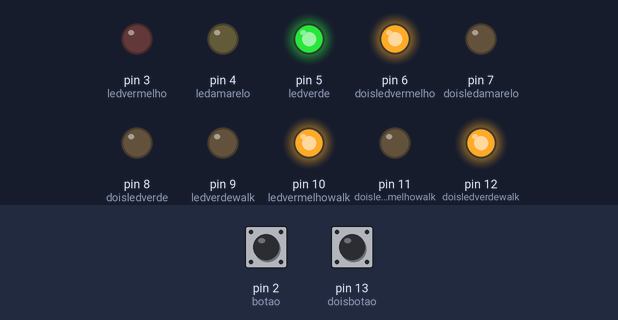
Simulated run of this sketch. Board: Arduino Uno, built with avr-gcc and run on an emulated ATmega328P. On the bench: output pins drawn as LEDs (lit = HIGH). The test bench sets the inputs (shaded band); at power-on: pin 2 (botao) HIGH, pin 13 (doisbotao) HIGH.

Above: at 1.2 s.
1.3 s: pin 2 (botao) pulled LOW for 0.15 s
At 3.9 s:
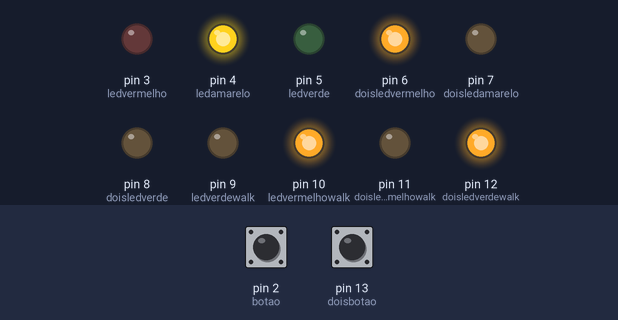
At 7.1 s:
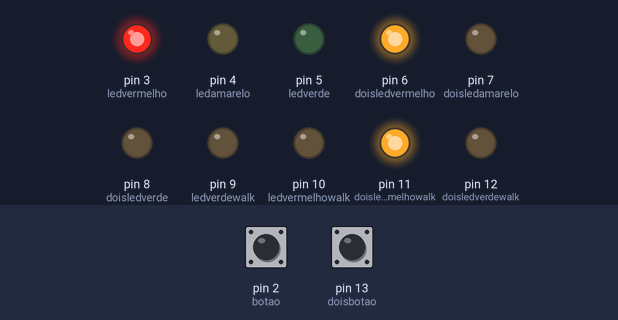
7.4 s: pin 13 (doisbotao) pulled LOW for 1 s
At 10.7 s:
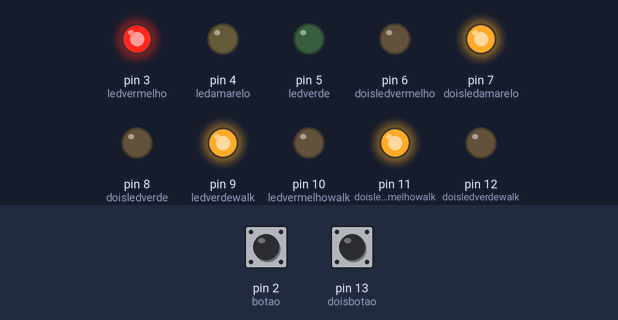
Timing chart, 0 to 16.9 s (numbered marks = the images above; inputs shaded):
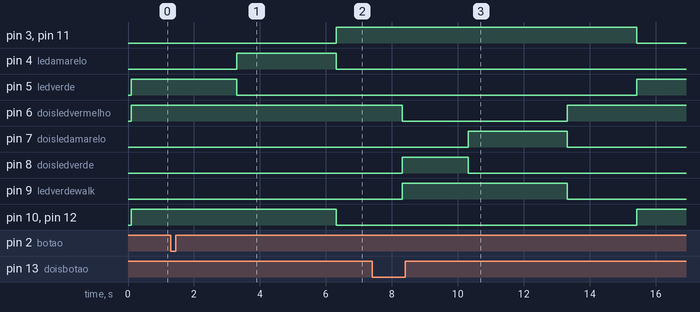

Measured:
- after the input at 1.3 s, pin 3 (ledvermelho), pin 11 (doisledvermelhowalk): LOW → HIGH after 5.0 s; pin 4 (ledamarelo): LOW → HIGH after 2.0 s, → LOW 3.0 s later; pin 5 (ledverde): HIGH → LOW after 2.0 s; pin 10 (ledvermelhowalk), pin 12 (doisledverdewalk): HIGH → LOW after 5.0 s
- after the input at 7.4 s, pin 3 (ledvermelho), pin 11 (doisledvermelhowalk): HIGH → LOW after 8.0 s; pin 5 (ledverde), pin 10 (ledvermelhowalk), pin 12 (doisledverdewalk): LOW → HIGH after 8.0 s; pin 7 (doisledamarelo): LOW → HIGH after 2.9 s, → LOW 3.0 s later

The sketch:

sketch_oct2a.ino
```cpp
/********************************************
*                                           *
*        Trabalho Prático - Semáforo        *
*            Haridian Sanz Lopes            *
*                                           *
********************************************/

// Entrada 1
int ledvermelho=3;
int ledamarelo=4;
int ledverde=5;
int ledvermelhowalk=10;
int ledverdewalk=9;
int botao=2;

// Entrada 3
int xledvermelho=3;
int xledamarelo=4;
int xledverde=5;
int xledvermelhowalk=10;
int xledverdewalk=9;
int xbotao=2;

// Entrada 2
int doisledvermelho=6;
int doisledamarelo=7;
int doisledverde=8;
int doisledvermelhowalk=11;
int doisledverdewalk=12;
int doisbotao=13;

// Entrada 4
int quatroledvermelho=6;
int quatroledamarelo=7;
int quatroledverde=8;
int quatroledvermelhowalk=11;
int quatroledverdewalk=12;
int quatrobotao=13;

int tempo=0;

void setup()
{
  pinMode(ledvermelho, OUTPUT);
  pinMode(ledamarelo, OUTPUT);
  pinMode(ledverde, OUTPUT);
  pinMode(ledvermelhowalk, OUTPUT);
  pinMode(ledverdewalk, OUTPUT);
  pinMode(botao, INPUT_PULLUP);

  pinMode(xledvermelho, OUTPUT);
  pinMode(xledamarelo, OUTPUT);
  pinMode(xledverde, OUTPUT);
  pinMode(xledvermelhowalk, OUTPUT);
  pinMode(xledverdewalk, OUTPUT);
  pinMode(xbotao, INPUT_PULLUP);

  pinMode(doisledvermelho, OUTPUT);
  pinMode(doisledamarelo, OUTPUT);
  pinMode(doisledverde, OUTPUT);
  pinMode(doisledvermelhowalk, OUTPUT);
  pinMode(doisledverdewalk, OUTPUT);
  pinMode(doisbotao, INPUT_PULLUP);

  pinMode(quatroledvermelho, OUTPUT);
  pinMode(quatroledamarelo, OUTPUT);
  pinMode(quatroledverde, OUTPUT);
  pinMode(quatroledvermelhowalk, OUTPUT);
  pinMode(quatroledverdewalk, OUTPUT);
  pinMode(quatrobotao, INPUT_PULLUP);
}

void loop()
 {
  tempo++;
  delay (100);

   if (tempo > 0 && tempo < 150)
   {
     // de 0 a 15 segundos temos ligados: (15 segundos)
    digitalWrite(ledverde, HIGH);
    digitalWrite (xledverde, HIGH);
    digitalWrite (ledvermelhowalk, HIGH);
    digitalWrite (xledvermelhowalk, HIGH);
    digitalWrite (doisledvermelho, HIGH);
    digitalWrite (quatroledvermelho, HIGH);
    digitalWrite (doisledverdewalk, HIGH);
    digitalWrite (quatroledverdewalk, HIGH);

  // Nesta sequência temos desligados:
    digitalWrite(ledvermelho, LOW);
    digitalWrite(ledamarelo, LOW);
    digitalWrite(xledvermelho, LOW);
    digitalWrite(xledamarelo, LOW);
    digitalWrite(ledverdewalk, LOW);
    digitalWrite(xledverdewalk, LOW);
    digitalWrite(doisledamarelo, LOW);
    digitalWrite(doisledverde, LOW);
    digitalWrite(doisledvermelhowalk, LOW);
    digitalWrite(quatroledamarelo, LOW);
    digitalWrite(quatroledverde, LOW);
    digitalWrite(quatroledvermelhowalk, LOW);
   }

  if (tempo>= 150 && tempo < 180)
  {
    // de 15 a 18 segundos temos ligados (3 segundos)
    digitalWrite(ledamarelo, HIGH);
    digitalWrite(xledamarelo, HIGH);
    digitalWrite(ledvermelhowalk, HIGH);
    digitalWrite(xledvermelhowalk, HIGH);
    digitalWrite(doisledvermelho, HIGH);
    digitalWrite(quatroledvermelho, HIGH);
    digitalWrite(doisledverdewalk, HIGH);
    digitalWrite(quatroledverdewalk, HIGH);

   // Nesta sequência temos desligados:
    digitalWrite(ledverde, LOW);
    digitalWrite(xledverde, LOW);
    digitalWrite(ledvermelho, LOW);
    digitalWrite(xledvermelho, LOW);
    digitalWrite(ledverdewalk, LOW);
    digitalWrite(xledverdewalk, LOW);
    digitalWrite(doisledamarelo, LOW);
    digitalWrite(doisledverde, LOW);
    digitalWrite(doisledvermelhowalk, LOW);
    digitalWrite(quatroledamarelo, LOW);
    digitalWrite(quatroledverde, LOW);
    digitalWrite(quatroledvermelhowalk, LOW);
  }

  if (tempo>= 180 && tempo < 200)
  {

  // de 18 a 20 segundos temos ligados: (2 segundos)
    digitalWrite(ledvermelho, HIGH);
    digitalWrite(xledvermelho, HIGH);
    digitalWrite(doisledvermelho, HIGH);
    digitalWrite(quatroledvermelho, HIGH);
    digitalWrite(doisledvermelhowalk, HIGH);
    digitalWrite(quatroledvermelhowalk, HIGH);
    digitalWrite(ledvermelhowalk, HIGH);
    digitalWrite(xledvermelhowalk, HIGH);

  // Nesta sequência temos desligados:
    digitalWrite(ledverde, LOW);
    digitalWrite(xledverde, LOW);
    digitalWrite(ledamarelo, LOW);
    digitalWrite(xledamarelo, LOW);
    digitalWrite(ledvermelhowalk, LOW);
    digitalWrite(xledvermelhowalk, LOW);
    digitalWrite(ledverdewalk, LOW);
    digitalWrite(xledverdewalk, LOW);
    digitalWrite(doisledamarelo, LOW);
    digitalWrite(doisledverde, LOW);
    digitalWrite(quatroledamarelo, LOW);
    digitalWrite(quatroledverde, LOW);
    digitalWrite(doisledverdewalk, LOW);
    digitalWrite(quatroledverdewalk, LOW);
  }

  if (tempo>= 200 && tempo < 350)
  {

  // de 20 a 35 segundos temos ligados:
    digitalWrite(ledvermelho, HIGH);
    digitalWrite(xledvermelho, HIGH);
    digitalWrite(ledverdewalk, HIGH);
    digitalWrite(xledverdewalk, HIGH);
    digitalWrite(doisledverde, HIGH);
    digitalWrite(doisledvermelhowalk, HIGH);
    digitalWrite(quatroledverde, HIGH);
    digitalWrite(quatroledvermelhowalk, HIGH);

  // Nesta sequência temos desligados:
    digitalWrite(ledverde, LOW);
    digitalWrite(xledverde, LOW);
    digitalWrite(ledamarelo, LOW);
    digitalWrite(xledamarelo, LOW);
    digitalWrite(ledvermelhowalk, LOW);
    digitalWrite(xledvermelhowalk, LOW);
    digitalWrite(doisledvermelho, LOW);
    digitalWrite(doisledamarelo, LOW);
    digitalWrite(doisledverdewalk, LOW);
    digitalWrite(quatroledvermelho, LOW);
    digitalWrite(quatroledamarelo, LOW);
    digitalWrite(quatroledverdewalk, LOW);

  }

  if (tempo>= 350 && tempo < 380)
  {

  // de 35 a 38 segundos temos ligados:
    digitalWrite(ledvermelho, HIGH);
    digitalWrite(xledvermelho, HIGH);
    digitalWrite(ledverdewalk, HIGH);
    digitalWrite(xledverdewalk, HIGH);
    digitalWrite(doisledamarelo, HIGH);
    digitalWrite(doisledvermelhowalk, HIGH);
    digitalWrite(quatroledamarelo, HIGH);
    digitalWrite(quatroledvermelhowalk, HIGH);

  // Nesta sequência temos desligados:
    digitalWrite(ledverde, LOW);
    digitalWrite(xledverde, LOW);
    digitalWrite(ledamarelo, LOW);
    digitalWrite(xledamarelo, LOW);
    digitalWrite(ledvermelhowalk, LOW);
    digitalWrite(xledvermelhowalk, LOW);
    digitalWrite(doisledvermelho, LOW);
    digitalWrite(doisledverde, LOW);
    digitalWrite(doisledverdewalk, LOW);
    digitalWrite(quatroledvermelho, LOW);
    digitalWrite(quatroledverde, LOW);
    digitalWrite(quatroledverdewalk, LOW);

  }

  if (tempo>= 380 && tempo <= 400)
  {

  // de 38 a 40 segundos temos ligados:
    digitalWrite(ledvermelho, HIGH);
    digitalWrite(xledvermelho, HIGH);
    digitalWrite(doisledvermelho, HIGH);
    digitalWrite(quatroledvermelho, HIGH);
    digitalWrite(quatroledvermelhowalk, HIGH);
    digitalWrite(doisledvermelhowalk, HIGH);
    digitalWrite(ledvermelhowalk, HIGH);
    digitalWrite(xledvermelhowalk, HIGH);

  // Nesta sequência temos desligados:
    digitalWrite(ledverde, LOW);
    digitalWrite(xledverde, LOW);
    digitalWrite(ledamarelo, LOW);
    digitalWrite(xledamarelo, LOW);
    digitalWrite(ledvermelhowalk, LOW);
    digitalWrite(xledvermelhowalk, LOW);
    digitalWrite(doisledamarelo, LOW);
    digitalWrite(doisledverde, LOW);
    digitalWrite(quatroledamarelo, LOW);
    digitalWrite(quatroledverde, LOW);
    digitalWrite(doisledverdewalk, LOW);
    digitalWrite(quatroledverdewalk, LOW);
    digitalWrite(ledverdewalk, LOW);
    digitalWrite(xledverdewalk, LOW);

  }

  if (tempo ==400)
  {
  tempo=0;
  }

  // Código para mudar a sequência ao carregar os botoes das passadeiras
  if (digitalRead(botao) == LOW)
    {
      if (tempo>0 && tempo <= 130)
        {
        tempo = 130;
        }
    }

  if (digitalRead(xbotao) == LOW)
    {
      if (tempo>0 && tempo <= 130)
      {
      tempo = 130;
      }
    }

  if (digitalRead(doisbotao) == LOW)
    {
      if (tempo>=200 && tempo <= 330)
        {
        tempo = 330;
        }
    }

  if (digitalRead(quatrobotao) == LOW)
    {
      if (tempo>=200 && tempo <= 330)
      {
      tempo = 330;
      }
    }
 }
```
